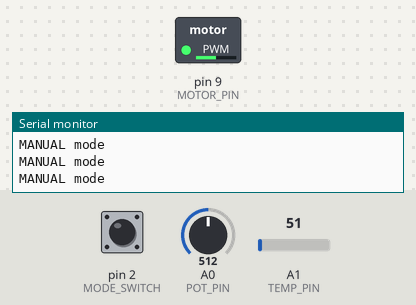
The sketch below on a simulated Arduino Uno, built with avr-gcc and run on an emulated ATmega328P. On the bench: switched loads named in the sketch (green lamp = pin HIGH), the last lines printed to the serial monitor. The inputs (shaded band) are chosen by the test bench; at power-on: pin 2 (MODE_SWITCH) HIGH, A0 (POT_PIN) = 512, A1 (TEMP_PIN) = 51.

Above: at 1.2 s.
1.3 s: pin 2 (MODE_SWITCH) pulled LOW for 0.25 s
At 1.5 s:
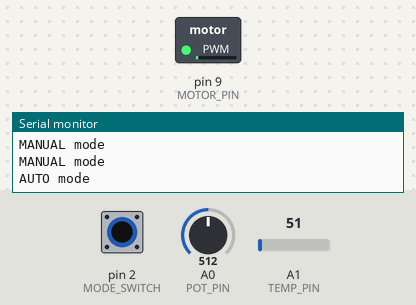
3.1 s: A0 (POT_PIN) set to 716
At 3.6 s:
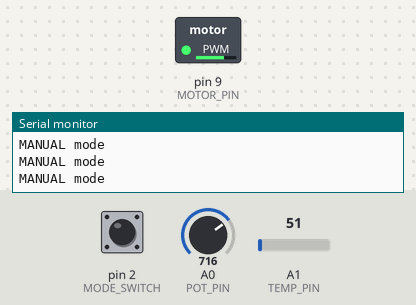
4.7 s: A0 (POT_PIN) set to 900
At 6.0 s:
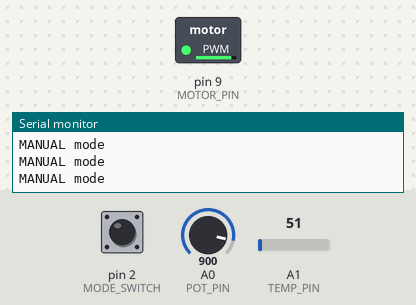
6.3 s: A0 (POT_PIN) set to 0
At 7.4 s:
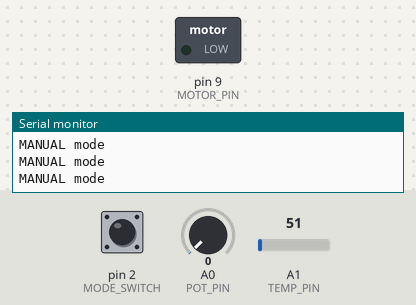
7.9 s: A0 (POT_PIN) set to 511
At 8.7 s:
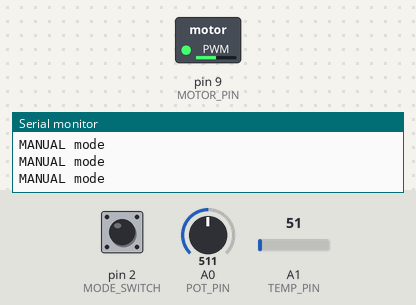
9.5 s: pin 2 (MODE_SWITCH) pulled LOW for 3.2 s
At 10.0 s:
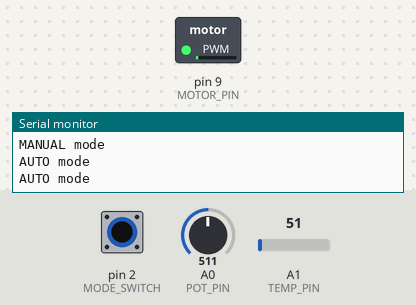
Timing chart, 0 to 14.3 s (numbered marks = the images above; inputs shaded):
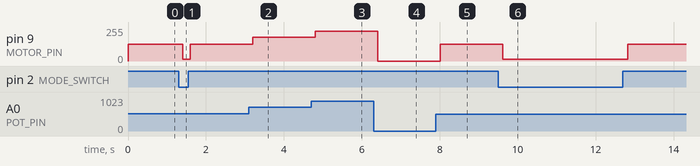

Measured:
- after the input at 1.3 s, pin 9 (MOTOR_PIN): 127/255 → 12/255 after 0.10 s, → 127/255 0.20 s later
- after the input at 3.1 s, pin 9 (MOTOR_PIN): 127/255 → 178/255 after 0.11 s
- after the input at 4.7 s, pin 9 (MOTOR_PIN): 178/255 → 224/255 after 0.11 s
- after the input at 6.3 s, pin 9 (MOTOR_PIN): 224/255 → 0/255 after 0.11 s
- after the input at 7.9 s, pin 9 (MOTOR_PIN): 0/255 → 127/255 after 0.11 s
- after the input at 9.5 s, pin 9 (MOTOR_PIN): 127/255 → 12/255 after 0.11 s, → 127/255 3.2 s later

The sketch:

Manual_and_Automatic_Motor_Control.ino
```cpp
#define MODE_SWITCH 2
#define POT_PIN A0
#define TEMP_PIN A1     // simulate sensor with analog input if no DHT
#define MOTOR_PIN 9

int lastManualSpeed = 0;

void setup() {
  pinMode(MODE_SWITCH, INPUT_PULLUP);
  pinMode(MOTOR_PIN, OUTPUT);
  Serial.begin(9600);
}

void loop() {
  bool autoMode = digitalRead(MODE_SWITCH) == LOW;

  if (autoMode) {
    int sensorVal = analogRead(TEMP_PIN);
    int speed = map(sensorVal, 0, 1023, 0, 255);
    analogWrite(MOTOR_PIN, speed);
    Serial.println("AUTO mode");
  } else {
    int potVal = analogRead(POT_PIN);
    int speed = map(potVal, 0, 1023, 0, 255);
    analogWrite(MOTOR_PIN, speed);
    lastManualSpeed = speed;   // remember for extension challenge
    Serial.println("MANUAL mode");
  }

  delay(200);
}
```
